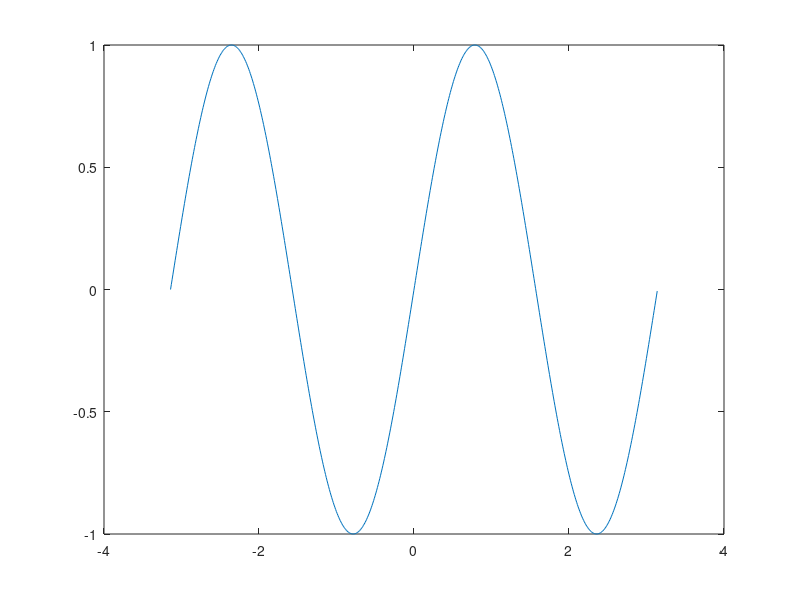
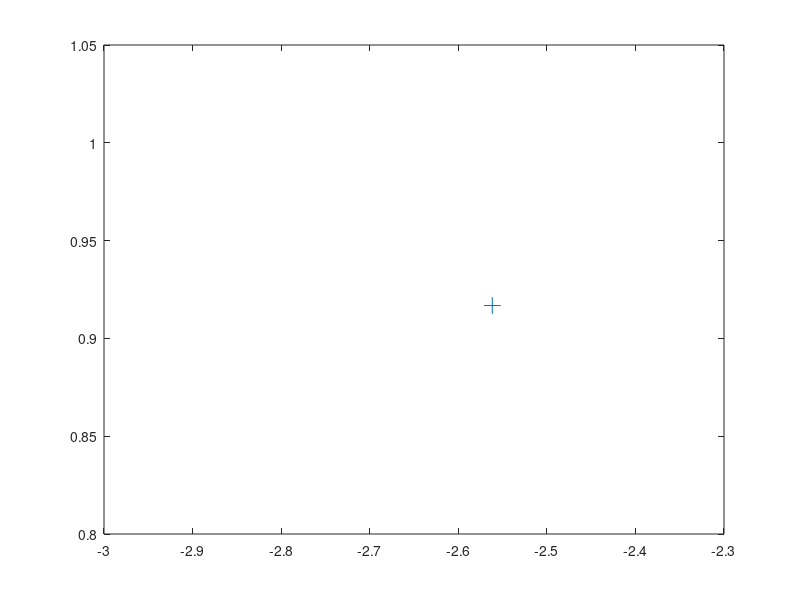

MATLAB code to generate these figures, in order: (Note: this script raises an error after producing the figures.)
%   sampling method based on GP regression
%   zhouweiyan   20180713
clear
close all
clc

%   ideal function
x_0=(-pi:0.01:pi)';
y_0=sin(2*x_0);
figure(1)
plot(x_0,y_0)

%   random sampling points
N=1;
x0_len=length(x_0);
r=randi([1,x0_len],N,1);
x=x_0(r);
y=y_0(r);
figure(2)
set(gca, 'FontSize', 24)
plot(x, y, '+', 'MarkerSize', 12)

meanfunc=[];
covfunc=@covSEiso;
likfunc=@likGauss;
hyp.mean=[];
hyp.cov=[0;0];
hyp.lik=0.1;
hyp=minimize(hyp,@gp,-100,@infGaussLik,meanfunc,covfunc,likfunc,x,y);
nlml=gp(hyp,@infGaussLik,meanfunc,covfunc,likfunc,x,y)
exp(hyp.cov)    %   inferred length scale and standard deviation
exp(hyp.lik)    %   inferred noise standard deviation
xs=linspace(-pi,pi,x0_len)';
[m s2]=gp(hyp,@infGaussLik,meanfunc,covfunc,likfunc,x,y,xs);
f=[m+2*sqrt(s2);flip(m-2*sqrt(s2))];
figure(3)
fill([xs;flip(xs)],f,[7 7 7]/8);
hold on
plot(xs,m)
plot(x,y,'b+')
title('GP Regression for the 1st time')
[M,I]=max(s2);
ite=1;


while (2*sqrt(M)>0.01)||(ite<100)
    ite=ite+1;
    x=[x;x_0(I)];
    y=[y;y_0(I)];
    hyp.mean=[];
    hyp.cov=[0;0];
    hyp.lik=0.1;
    hyp=minimize(hyp,@gp,-100,@infGaussLik,meanfunc,covfunc,likfunc,x,y);
    nlml=gp(hyp,@infGaussLik,meanfunc,covfunc,likfunc,x,y)
    exp(hyp.cov)    %   inferred length scale and standard deviation
    exp(hyp.lik)    %   inferred noise standard deviation
    [m s2]=gp(hyp,@infGaussLik,meanfunc,covfunc,likfunc,x,y,xs);
    f=[m+2*sqrt(s2);flip(m-2*sqrt(s2))];
    [M,I]=max(s2);
end
figure
fill([xs;flip(xs)],f,[7 7 7]/8);
hold on
plot(xs,m)
plot(x,y,'b+')
str=['GP Regression for the ',num2str(ite),'th time'];
title(str);
